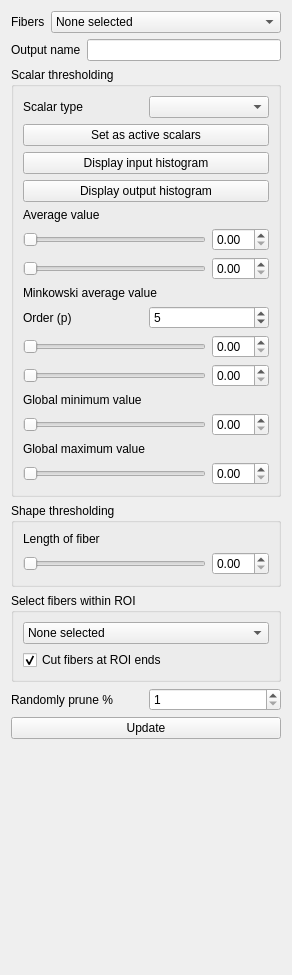
<?xml version="1.0" encoding="UTF-8"?>
<ui version="4.0">
 <class>ScoringToolsForm</class>
 <widget class="QWidget" name="ScoringToolsForm">
  <property name="geometry">
   <rect>
    <x>0</x>
    <y>0</y>
    <width>292</width>
    <height>975</height>
   </rect>
  </property>
  <property name="acceptDrops">
   <bool>true</bool>
  </property>
  <property name="windowTitle">
   <string>Form</string>
  </property>
  <layout class="QVBoxLayout" name="verticalLayout_4">
   <item>
    <layout class="QGridLayout" name="gridLayout">
     <item row="0" column="0">
      <widget class="QLabel" name="label">
       <property name="text">
        <string>Fibers</string>
       </property>
      </widget>
     </item>
     <item row="0" column="1" colspan="2">
      <widget class="QComboBox" name="fibersCombo">
       <item>
        <property name="text">
         <string>None selected</string>
        </property>
       </item>
      </widget>
     </item>
     <item row="1" column="0" colspan="2">
      <widget class="QLabel" name="label_2">
       <property name="text">
        <string>Output name</string>
       </property>
      </widget>
     </item>
     <item row="1" column="2">
      <widget class="QLineEdit" name="outputLineEdit"/>
     </item>
    </layout>
   </item>
   <item>
    <widget class="QGroupBox" name="scalarGroupBox">
     <property name="title">
      <string>Scalar thresholding</string>
     </property>
     <layout class="QVBoxLayout" name="verticalLayout">
      <item>
       <layout class="QHBoxLayout" name="horizontalLayout_3">
        <item>
         <widget class="QLabel" name="label_3">
          <property name="text">
           <string>Scalar type</string>
          </property>
         </widget>
        </item>
        <item>
         <widget class="QComboBox" name="scalarTypeCombo"/>
        </item>
       </layout>
      </item>
      <item>
       <widget class="QPushButton" name="setActiveScalarsButton">
        <property name="text">
         <string>Set as active scalars</string>
        </property>
       </widget>
      </item>
      <item>
       <widget class="QPushButton" name="displayHistogramButton">
        <property name="text">
         <string>Display input histogram</string>
        </property>
       </widget>
      </item>
      <item>
       <widget class="QPushButton" name="displayOutputHistogramButton">
        <property name="text">
         <string>Display output histogram</string>
        </property>
       </widget>
      </item>
      <item>
       <widget class="QLabel" name="label_4">
        <property name="text">
         <string>Average value</string>
        </property>
       </widget>
      </item>
      <item>
       <layout class="QHBoxLayout" name="horizontalLayout">
        <item>
         <widget class="QSlider" name="averageValueMinSlider">
          <property name="layoutDirection">
           <enum>Qt::LeftToRight</enum>
          </property>
          <property name="singleStep">
           <number>1</number>
          </property>
          <property name="orientation">
           <enum>Qt::Horizontal</enum>
          </property>
         </widget>
        </item>
        <item>
         <widget class="QDoubleSpinBox" name="averageValueMinSpinBox">
          <property name="singleStep">
           <double>0.010000000000000</double>
          </property>
         </widget>
        </item>
       </layout>
      </item>
      <item>
       <layout class="QHBoxLayout" name="horizontalLayout_5">
        <item>
         <widget class="QSlider" name="averageValueMaxSlider">
          <property name="orientation">
           <enum>Qt::Horizontal</enum>
          </property>
         </widget>
        </item>
        <item>
         <widget class="QDoubleSpinBox" name="averageValueMaxSpinBox">
          <property name="singleStep">
           <double>0.010000000000000</double>
          </property>
         </widget>
        </item>
       </layout>
      </item>
      <item>
       <widget class="QLabel" name="label_5">
        <property name="text">
         <string>Minkowski average value</string>
        </property>
       </widget>
      </item>
      <item>
       <layout class="QHBoxLayout" name="horizontalLayout_8">
        <item>
         <widget class="QLabel" name="label_9">
          <property name="text">
           <string>Order (p)</string>
          </property>
         </widget>
        </item>
        <item>
         <widget class="QSpinBox" name="minkowskiOrderSpinBox">
          <property name="minimum">
           <number>1</number>
          </property>
          <property name="value">
           <number>5</number>
          </property>
         </widget>
        </item>
       </layout>
      </item>
      <item>
       <layout class="QHBoxLayout" name="horizontalLayout_2">
        <item>
         <widget class="QSlider" name="minkowskiAverageValueMinSlider">
          <property name="orientation">
           <enum>Qt::Horizontal</enum>
          </property>
         </widget>
        </item>
        <item>
         <widget class="QDoubleSpinBox" name="minkowskiAverageValueMinSpinBox">
          <property name="singleStep">
           <double>0.010000000000000</double>
          </property>
         </widget>
        </item>
       </layout>
      </item>
      <item>
       <layout class="QHBoxLayout" name="horizontalLayout_9">
        <item>
         <widget class="QSlider" name="minkowskiAverageValueMaxSlider">
          <property name="orientation">
           <enum>Qt::Horizontal</enum>
          </property>
         </widget>
        </item>
        <item>
         <widget class="QDoubleSpinBox" name="minkowskiAverageValueMaxSpinBox">
          <property name="singleStep">
           <double>0.010000000000000</double>
          </property>
         </widget>
        </item>
       </layout>
      </item>
      <item>
       <widget class="QLabel" name="label_6">
        <property name="text">
         <string>Global minimum value</string>
        </property>
       </widget>
      </item>
      <item>
       <layout class="QHBoxLayout" name="horizontalLayout_4">
        <item>
         <widget class="QSlider" name="globalMinimumSlider">
          <property name="orientation">
           <enum>Qt::Horizontal</enum>
          </property>
         </widget>
        </item>
        <item>
         <widget class="QDoubleSpinBox" name="globalMinimumSpinBox">
          <property name="singleStep">
           <double>0.010000000000000</double>
          </property>
         </widget>
        </item>
       </layout>
      </item>
      <item>
       <widget class="QLabel" name="label_7">
        <property name="text">
         <string>Global maximum value</string>
        </property>
       </widget>
      </item>
      <item>
       <layout class="QHBoxLayout" name="horizontalLayout_6">
        <item>
         <widget class="QSlider" name="globalMaximumSlider">
          <property name="orientation">
           <enum>Qt::Horizontal</enum>
          </property>
         </widget>
        </item>
        <item>
         <widget class="QDoubleSpinBox" name="globalMaximumSpinBox">
          <property name="singleStep">
           <double>0.010000000000000</double>
          </property>
         </widget>
        </item>
       </layout>
      </item>
     </layout>
    </widget>
   </item>
   <item>
    <widget class="QGroupBox" name="shapeGroupBox">
     <property name="title">
      <string>Shape thresholding</string>
     </property>
     <layout class="QVBoxLayout" name="verticalLayout_2">
      <item>
       <widget class="QLabel" name="label_8">
        <property name="text">
         <string>Length of fiber</string>
        </property>
       </widget>
      </item>
      <item>
       <layout class="QHBoxLayout" name="horizontalLayout_7">
        <item>
         <widget class="QSlider" name="fiberLengthSlider">
          <property name="orientation">
           <enum>Qt::Horizontal</enum>
          </property>
         </widget>
        </item>
        <item>
         <widget class="QDoubleSpinBox" name="fiberLengthSpinBox"/>
        </item>
       </layout>
      </item>
     </layout>
    </widget>
   </item>
   <item>
    <widget class="QGroupBox" name="groupBox">
     <property name="title">
      <string>Select fibers within ROI</string>
     </property>
     <layout class="QVBoxLayout" name="verticalLayout_3">
      <item>
       <widget class="QComboBox" name="selectROICombo">
        <item>
         <property name="text">
          <string>None selected</string>
         </property>
        </item>
       </widget>
      </item>
      <item>
       <widget class="QCheckBox" name="checkCutFibersAtROI">
        <property name="text">
         <string>Cut fibers at ROI ends</string>
        </property>
        <property name="checkable">
         <bool>true</bool>
        </property>
        <property name="checked">
         <bool>true</bool>
        </property>
       </widget>
      </item>
     </layout>
    </widget>
   </item>
   <item>
    <layout class="QHBoxLayout" name="horizontalLayout_10">
     <item>
      <widget class="QLabel" name="label_10">
       <property name="text">
        <string>Randomly prune %</string>
       </property>
      </widget>
     </item>
     <item>
      <widget class="QSpinBox" name="prunePercentageSpinBox">
       <property name="minimum">
        <number>1</number>
       </property>
       <property name="maximum">
        <number>100</number>
       </property>
      </widget>
     </item>
    </layout>
   </item>
   <item>
    <widget class="QPushButton" name="updateButton">
     <property name="text">
      <string>Update</string>
     </property>
    </widget>
   </item>
   <item>
    <spacer name="verticalSpacer">
     <property name="orientation">
      <enum>Qt::Vertical</enum>
     </property>
     <property name="sizeHint" stdset="0">
      <size>
       <width>20</width>
       <height>251</height>
      </size>
     </property>
    </spacer>
   </item>
  </layout>
 </widget>
 <resources/>
 <connections/>
</ui>
